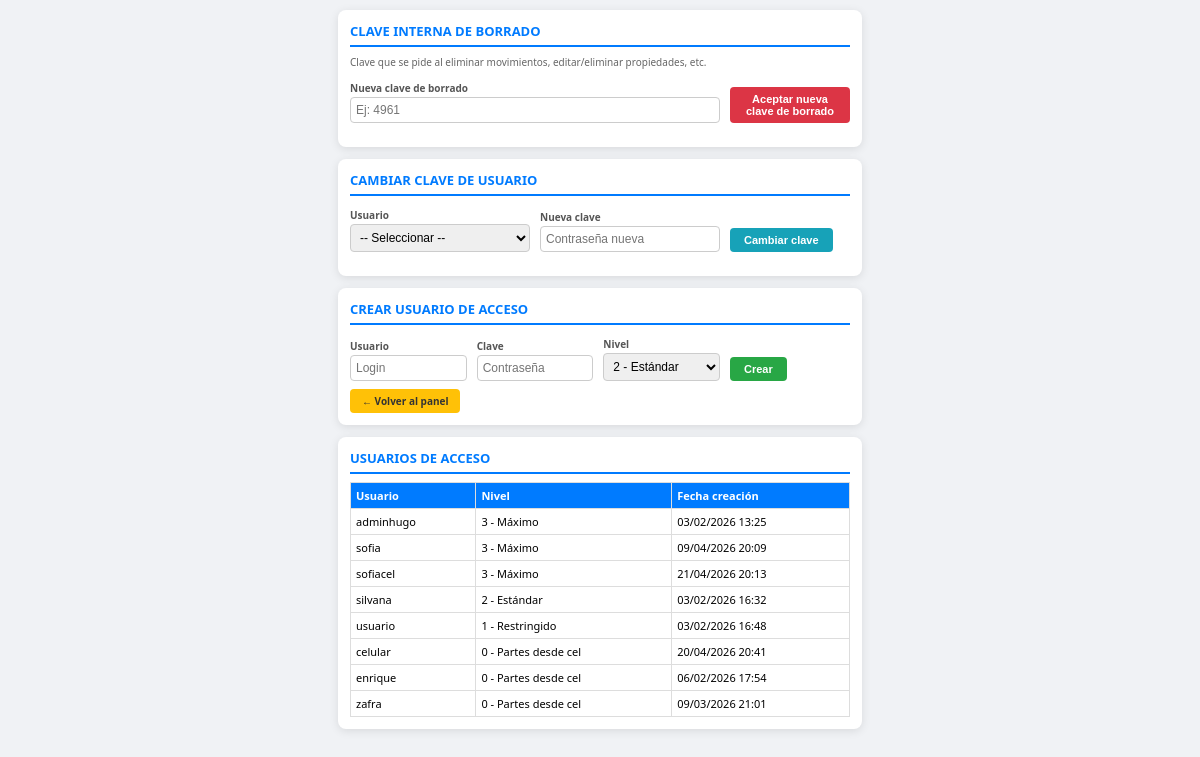
/gestionar_accesos.php (signed in), run on the app's committed database.
### tables this page shows
CREATE TABLE `accesos` (
  `id` int(11) NOT NULL AUTO_INCREMENT,
  `usuario` varchar(80) NOT NULL,
  `clave` varchar(255) NOT NULL,
  `nivel_acceso` tinyint(4) NOT NULL DEFAULT 2,
  `creado_por_id` int(11) DEFAULT NULL,
  `fecha_creacion` datetime DEFAULT current_timestamp(),
  PRIMARY KEY (`id`),
  UNIQUE KEY `usuario` (`usuario`),
  KEY `idx_usuario` (`usuario`),
  KEY `idx_nivel` (`nivel_acceso`)
);

### gestionar_accesos.php (the view, shortened to what this page needs)
<?php
require_once __DIR__ . '/config_clave_borrado.php';
$lista = mysqli_query($conexion, "SELECT id, usuario, nivel_acceso, fecha_creacion FROM accesos ORDER BY nivel_acceso DESC, usuario ASC");
?>
<!DOCTYPE html>
<html lang="es">
<head>
</head>
<body>
<div class="card">
    <h2>Clave interna de borrado</h2>
    <p style="font-size:10px; color:#666; margin:0 0 8px;">Clave que se pide al eliminar movimientos, editar/eliminar propiedades, etc.</p>
    <form method="POST" style="margin-bottom:12px;" onsubmit="return confirm('¿Aceptar nueva clave de borrado?');">
        <div class="fila-form">
            <div>
                <label>Nueva clave de borrado</label>
                <input type="text" name="clave_borrado_nueva" required placeholder="Ej: 4961" value="" maxlength="20" autocomplete="off">
            </div>
            <div class="btn-wrap">
                <button type="submit" name="cambiar_clave_borrado" style="background:#dc3545;">Aceptar nueva clave de borrado</button>
            </div>
        </div>
    </form>
</div>
<div class="card">
    <h2>Cambiar clave de usuario</h2>
    <form method="POST" style="margin-bottom:12px;">
        <div class="fila-form">
            <div>
                <label>Usuario</label>
                <select name="id" required>
                    <option value="">-- Seleccionar --</option>
                    <?php mysqli_data_seek($lista, 0); while ($u = mysqli_fetch_assoc($lista)): ?>
                    <option value="<?= $u['id'] ?>"><?= htmlspecialchars($u['usuario']) ?> (nivel <?= $u['nivel_acceso'] ?>)</option>
                    <?php endwhile; ?>
                </select>
            </div>
            <div>
                <label>Nueva clave</label>
                <input type="password" name="clave_nueva" required placeholder="Contraseña nueva" autocomplete="new-password">
            </div>
            <div class="btn-wrap">
                <button type="submit" name="cambiar_clave" style="background:#17a2b8;">Cambiar clave</button>
            </div>
        </div>
    </form>
</div>
<div class="card">
    <h2>Crear usuario de acceso</h2>
    <form method="POST" class="form-nav-enter">
        <div class="fila-form">
            <div>
                <label>Usuario</label>
                <input type="text" name="usuario" required placeholder="Login">
            </div>
            <div>
                <label>Clave</label>
                <input type="password" name="clave" required placeholder="Contraseña">
            </div>
            <div>
                <label>Nivel</label>
                <select name="nivel_acceso">
                    <option value="2" selected>2 - Estándar</option>
                </select>
            </div>
            <div class="btn-wrap">
                <button type="submit" name="crear">Crear</button>
            </div>
        </div>
    </form>
    <a href="index.php" class="volver">← Volver al panel</a>
</div>
<div class="card">
    <h2>Usuarios de acceso</h2>
    <table>
        <thead>
            <tr><th>Usuario</th><th>Nivel</th><th>Fecha creación</th></tr>
        </thead>
        <tbody>
            <?php
            mysqli_data_seek($lista, 0);
            $nombres_nivel = [0 => 'Partes desde cel', 1 => 'Restringido', 2 => 'Estándar', 3 => 'Máximo'];
            while ($r = mysqli_fetch_assoc($lista)):
                $n = (int)$r['nivel_acceso'];
                $nombre_nivel = $nombres_nivel[$n] ?? $n;
            ?>
                <tr>
                    <td><?= htmlspecialchars($r['usuario']) ?></td>
                    <td><?= $n ?> - <?= htmlspecialchars($nombre_nivel) ?></td>
                    <td><?= date('d/m/Y H:i', strtotime($r['fecha_creacion'])) ?></td>
                </tr>
            <?php endwhile; ?>
        </tbody>
    </table>
</div>
</body>
</html>

### gestionar_accesos.php (style rules this page uses)
body { font-family: 'Segoe UI', sans-serif; background: #f0f2f5; margin: 0; padding: 10px; }
.card { background: white; padding: 12px; border-radius: 8px; box-shadow: 0 2px 10px rgba(0,0,0,0.1); max-width: 500px; margin: 0 auto 12px; }
h2 { color: #007bff; margin: 0 0 8px 0; font-size: 13px; text-transform: uppercase; border-bottom: 2px solid #007bff; padding-bottom: 5px; }
label { display: block; margin: 4px 0 2px; font-size: 10px; font-weight: bold; color: #555; }
input, select { width: 100%; padding: 5px; box-sizing: border-box; border: 1px solid #ccc; border-radius: 4px; font-size: 12px; }
button { padding: 6px 14px; background: #28a745; color: white; border: none; border-radius: 4px; font-weight: bold; cursor: pointer; font-size: 11px; }
.volver { display: inline-block; margin-top: 8px; padding: 5px 12px; background: #ffc107; color: #333; text-decoration: none; font-weight: bold; border-radius: 4px; font-size: 10px; }
table { width: 100%; border-collapse: collapse; font-size: 11px; margin-top: 8px; }
th, td { border: 1px solid #ddd; padding: 5px; text-align: left; }
th { background: #007bff; color: white; }
.fila-form { display: flex; gap: 10px; align-items: flex-end; flex-wrap: wrap; }
.fila-form > div { flex: 1; min-width: 100px; }
.fila-form > div:last-child { flex: 0 0 120px; }
.fila-form .btn-wrap { flex: 0 0 auto; }

### data on the page
accesos: usuario "adminhugo", nivel_acceso "3", nivel_acceso "Máximo", fecha_creacion "03/02/2026 13:25"
accesos: usuario "sofia", nivel_acceso "3", nivel_acceso "Máximo", fecha_creacion "09/04/2026 20:09"
accesos: usuario "sofiacel", nivel_acceso "3", nivel_acceso "Máximo", fecha_creacion "21/04/2026 20:13"
accesos: usuario "silvana", nivel_acceso "2", nivel_acceso "Estándar", fecha_creacion "03/02/2026 16:32"
accesos: usuario "usuario", nivel_acceso "1", nivel_acceso "Restringido", fecha_creacion "03/02/2026 16:48"
accesos: usuario "celular", nivel_acceso "0", nivel_acceso "Partes desde cel", fecha_creacion "20/04/2026 20:41"
accesos: usuario "enrique", nivel_acceso "0", nivel_acceso "Partes desde cel", fecha_creacion "06/02/2026 17:54"
accesos: usuario "zafra", nivel_acceso "0", nivel_acceso "Partes desde cel", fecha_creacion "09/03/2026 21:01"
